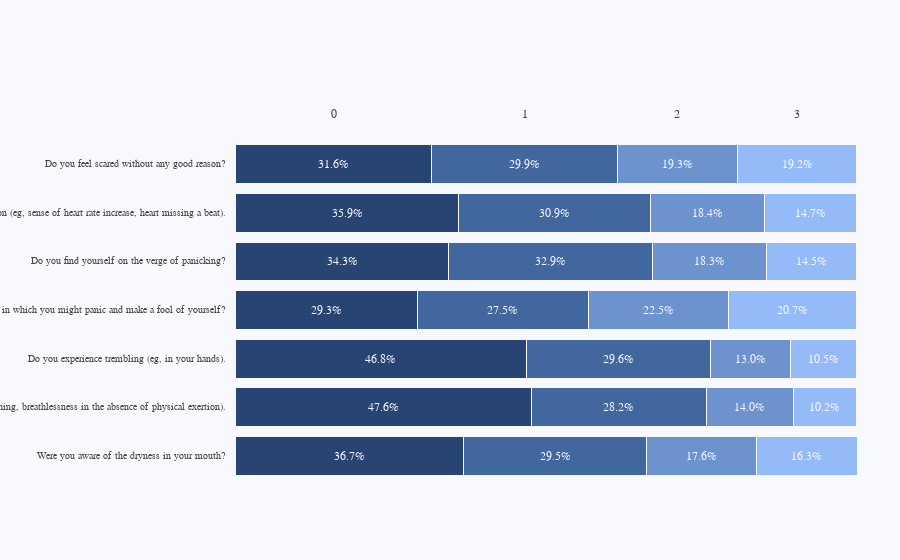

Notebook code for this chart:
### Code cell
# anxiety
y_data=['Were you aware of the dryness in your mouth?',
'Do you experience breathing difficulty (eg, excessively rapid breathing, breathlessness in the absence of physical exertion).',
'Do you experience trembling (eg, in your hands).',
'Are you worried about situations in which you might panic and make a fool of yourself?',
'Do you find yourself on the verge of panicking?',
'How aware are you of the action of your heart in the absence of any physical exertion (eg, sense of heart rate increase, heart missing a beat).',
'Do you feel scared without any good reason?']
x_data=[]
for i in df_anx.columns[:-1]:
    x_data.append(list(df[i].value_counts()/df.shape[0]*100))
np_array = np.array(x_data)
np_round_to_tenths = np.around(np_array, 1)
x_data = list(np_round_to_tenths)
scale_chart(top_labels,x_data,y_data)

### Figure 1 — Plotly figure (JSON) as saved in the notebook; plotly's stock layout.template omitted (floating-point values rounded to 4 significant figures)
{"data": [{"marker": {"color": "#274472", "line": {"color": "rgb(248, 248, 249)", "width": 1}}, "orientation": "h", "type": "bar", "x": [36.7], "y": ["Were you aware of the dryness in your mouth?"]}, {"marker": {"color": "#274472", "line": {"color": "rgb(248, 248, 249)", "width": 1}}, "orientation": "h", "type": "bar", "x": [47.6], "y": ["Do you experience breathing difficulty (eg, excessively rapid breathing, breathlessness in the absence of physical exertion)."]}, {"marker": {"color": "#274472", "line": {"color": "rgb(248, 248, 249)", "width": 1}}, "orientation": "h", "type": "bar", "x": [46.8], "y": ["Do you experience trembling (eg, in your hands)."]}, {"marker": {"color": "#274472", "line": {"color": "rgb(248, 248, 249)", "width": 1}}, "orientation": "h", "type": "bar", "x": [29.3], "y": ["Are you worried about situations in which you might panic and make a fool of yourself?"]}, {"marker": {"color": "#274472", "line": {"color": "rgb(248, 248, 249)", "width": 1}}, "orientation": "h", "type": "bar", "x": [34.3], "y": ["Do you find yourself on the verge of panicking?"]}, {"marker": {"color": "#274472", "line": {"color": "rgb(248, 248, 249)", "width": 1}}, "orientation": "h", "type": "bar", "x": [35.9], "y": ["How aware are you of the action of your heart in the absence of any physical exertion (eg, sense of heart rate increase, heart missing a beat)."]}, {"marker": {"color": "#274472", "line": {"color": "rgb(248, 248, 249)", "width": 1}}, "orientation": "h", "type": "bar", "x": [31.6], "y": ["Do you feel scared without any good reason?"]}, {"marker": {"color": "#42669e", "line": {"color": "rgb(248, 248, 249)", "width": 1}}, "orientation": "h", "type": "bar", "x": [29.5], "y": ["Were you aware of the dryness in your mouth?"]}, {"marker": {"color": "#42669e", "line": {"color": "rgb(248, 248, 249)", "width": 1}}, "orientation": "h", "type": "bar", "x": [28.2], "y": ["Do you experience breathing difficulty (eg, excessively rapid breathing, breathlessness in the absence of physical exertion)."]}, {"marker": {"color": "#42669e", "line": {"color": "rgb(248, 248, 249)", "width": 1}}, "orientation": "h", "type": "bar", "x": [29.6], "y": ["Do you experience trembling (eg, in your hands)."]}, {"marker": {"color": "#42669e", "line": {"color": "rgb(248, 248, 249)", "width": 1}}, "orientation": "h", "type": "bar", "x": [27.5], "y": ["Are you worried about situations in which you might panic and make a fool of yourself?"]}, {"marker": {"color": "#42669e", "line": {"color": "rgb(248, 248, 249)", "width": 1}}, "orientation": "h", "type": "bar", "x": [32.9], "y": ["Do you find yourself on the verge of panicking?"]}, {"marker": {"color": "#42669e", "line": {"color": "rgb(248, 248, 249)", "width": 1}}, "orientation": "h", "type": "bar", "x": [30.9], "y": ["How aware are you of the action of your heart in the absence of any physical exertion (eg, sense of heart rate increase, heart missing a beat)."]}, {"marker": {"color": "#42669e", "line": {"color": "rgb(248, 248, 249)", "width": 1}}, "orientation": "h", "type": "bar", "x": [29.9], "y": ["Do you feel scared without any good reason?"]}, {"marker": {"color": "#6d93cf", "line": {"color": "rgb(248, 248, 249)", "width": 1}}, "orientation": "h", "type": "bar", "x": [17.6], "y": ["Were you aware of the dryness in your mouth?"]}, {"marker": {"color": "#6d93cf", "line": {"color": "rgb(248, 248, 249)", "width": 1}}, "orientation": "h", "type": "bar", "x": [14], "y": ["Do you experience breathing difficulty (eg, excessively rapid breathing, breathlessness in the absence of physical exertion)."]}, {"marker": {"color": "#6d93cf", "line": {"color": "rgb(248, 248, 249)", "width": 1}}, "orientation": "h", "type": "bar", "x": [13], "y": ["Do you experience trembling (eg, in your hands)."]}, {"marker": {"color": "#6d93cf", "line": {"color": "rgb(248, 248, 249)", "width": 1}}, "orientation": "h", "type": "bar", "x": [22.5], "y": ["Are you worried about situations in which you might panic and make a fool of yourself?"]}, {"marker": {"color": "#6d93cf", "line": {"color": "rgb(248, 248, 249)", "width": 1}}, "orientation": "h", "type": "bar", "x": [18.3], "y": ["Do you find yourself on the verge of panicking?"]}, {"marker": {"color": "#6d93cf", "line": {"color": "rgb(248, 248, 249)", "width": 1}}, "orientation": "h", "type": "bar", "x": [18.4], "y": ["How aware are you of the action of your heart in the absence of any physical exertion (eg, sense of heart rate increase, heart missing a beat)."]}, {"marker": {"color": "#6d93cf", "line": {"color": "rgb(248, 248, 249)", "width": 1}}, "orientation": "h", "type": "bar", "x": [19.3], "y": ["Do you feel scared without any good reason?"]}, {"marker": {"color": "#94bbf7", "line": {"color": "rgb(248, 248, 249)", "width": 1}}, "orientation": "h", "type": "bar", "x": [16.3], "y": ["Were you aware of the dryness in your mouth?"]}, {"marker": {"color": "#94bbf7", "line": {"color": "rgb(248, 248, 249)", "width": 1}}, "orientation": "h", "type": "bar", "x": [10.2], "y": ["Do you experience breathing difficulty (eg, excessively rapid breathing, breathlessness in the absence of physical exertion)."]}, {"marker": {"color": "#94bbf7", "line": {"color": "rgb(248, 248, 249)", "width": 1}}, "orientation": "h", "type": "bar", "x": [10.5], "y": ["Do you experience trembling (eg, in your hands)."]}, {"marker": {"color": "#94bbf7", "line": {"color": "rgb(248, 248, 249)", "width": 1}}, "orientation": "h", "type": "bar", "x": [20.7], "y": ["Are you worried about situations in which you might panic and make a fool of yourself?"]}, {"marker": {"color": "#94bbf7", "line": {"color": "rgb(248, 248, 249)", "width": 1}}, "orientation": "h", "type": "bar", "x": [14.5], "y": ["Do you find yourself on the verge of panicking?"]}, {"marker": {"color": "#94bbf7", "line": {"color": "rgb(248, 248, 249)", "width": 1}}, "orientation": "h", "type": "bar", "x": [14.7], "y": ["How aware are you of the action of your heart in the absence of any physical exertion (eg, sense of heart rate increase, heart missing a beat)."]}, {"marker": {"color": "#94bbf7", "line": {"color": "rgb(248, 248, 249)", "width": 1}}, "orientation": "h", "type": "bar", "x": [19.2], "y": ["Do you feel scared without any good reason?"]}], "layout": {"annotations": [{"align": "right", "font": {"color": "rgb(67, 67, 67)", "family": "Arial", "size": 10}, "showarrow": false, "text": "Were you aware of the dryness in your mouth?", "x": 0.14, "xanchor": "right", "xref": "paper", "y": "Were you aware of the dryness in your mouth?", "yref": "y"}, {"font": {"color": "rgb(248, 248, 255)", "family": "Arial", "size": 12}, "showarrow": false, "text": "36.7%", "x": 18.35, "xref": "x", "y": "Were you aware of the dryness in your mouth?", "yref": "y"}, {"font": {"color": "rgb(248, 248, 255)", "family": "Arial", "size": 12}, "showarrow": false, "text": "29.5%", "x": 51.45, "xref": "x", "y": "Were you aware of the dryness in your mouth?", "yref": "y"}, {"font": {"color": "rgb(248, 248, 255)", "family": "Arial", "size": 12}, "showarrow": false, "text": "17.6%", "x": 75, "xref": "x", "y": "Were you aware of the dryness in your mouth?", "yref": "y"}, {"font": {"color": "rgb(248, 248, 255)", "family": "Arial", "size": 12}, "showarrow": false, "text": "16.3%", "x": 91.95, "xref": "x", "y": "Were you aware of the dryness in your mouth?", "yref": "y"}, {"align": "right", "font": {"color": "rgb(67, 67, 67)", "family": "Arial", "size": 10}, "showarrow": false, "text": "Do you experience breathing difficulty (eg, excessively rapid breathing, breathlessness in the absence of physical exertion).", "x": 0.14, "xanchor": "right", "xref": "paper", "y": "Do you experience breathing difficulty (eg, excessively rapid breathing, breathlessness in the absence of physical exertion).", "yref": "y"}, {"font": {"color": "rgb(248, 248, 255)", "family": "Arial", "size": 12}, "showarrow": false, "text": "47.6%", "x": 23.8, "xref": "x", "y": "Do you experience breathing difficulty (eg, excessively rapid breathing, breathlessness in the absence of physical exertion).", "yref": "y"}, {"font": {"color": "rgb(248, 248, 255)", "family": "Arial", "size": 12}, "showarrow": false, "text": "28.2%", "x": 61.7, "xref": "x", "y": "Do you experience breathing difficulty (eg, excessively rapid breathing, breathlessness in the absence of physical exertion).", "yref": "y"}, {"font": {"color": "rgb(248, 248, 255)", "family": "Arial", "size": 12}, "showarrow": false, "text": "14.0%", "x": 82.8, "xref": "x", "y": "Do you experience breathing difficulty (eg, excessively rapid breathing, breathlessness in the absence of physical exertion).", "yref": "y"}, {"font": {"color": "rgb(248, 248, 255)", "family": "Arial", "size": 12}, "showarrow": false, "text": "10.2%", "x": 94.9, "xref": "x", "y": "Do you experience breathing difficulty (eg, excessively rapid breathing, breathlessness in the absence of physical exertion).", "yref": "y"}, {"align": "right", "font": {"color": "rgb(67, 67, 67)", "family": "Arial", "size": 10}, "showarrow": false, "text": "Do you experience trembling (eg, in your hands).", "x": 0.14, "xanchor": "right", "xref": "paper", "y": "Do you experience trembling (eg, in your hands).", "yref": "y"}, {"font": {"color": "rgb(248, 248, 255)", "family": "Arial", "size": 12}, "showarrow": false, "text": "46.8%", "x": 23.4, "xref": "x", "y": "Do you experience trembling (eg, in your hands).", "yref": "y"}, {"font": {"color": "rgb(248, 248, 255)", "family": "Arial", "size": 12}, "showarrow": false, "text": "29.6%", "x": 61.6, "xref": "x", "y": "Do you experience trembling (eg, in your hands).", "yref": "y"}, {"font": {"color": "rgb(248, 248, 255)", "family": "Arial", "size": 12}, "showarrow": false, "text": "13.0%", "x": 82.9, "xref": "x", "y": "Do you experience trembling (eg, in your hands).", "yref": "y"}, {"font": {"color": "rgb(248, 248, 255)", "family": "Arial", "size": 12}, "showarrow": false, "text": "10.5%", "x": 94.65, "xref": "x", "y": "Do you experience trembling (eg, in your hands).", "yref": "y"}, {"align": "right", "font": {"color": "rgb(67, 67, 67)", "family": "Arial", "size": 10}, "showarrow": false, "text": "Are you worried about situations in which you might panic and make a fool of yourself?", "x": 0.14, "xanchor": "right", "xref": "paper", "y": "Are you worried about situations in which you might panic and make a fool of yourself?", "yref": "y"}, {"font": {"color": "rgb(248, 248, 255)", "family": "Arial", "size": 12}, "showarrow": false, "text": "29.3%", "x": 14.65, "xref": "x", "y": "Are you worried about situations in which you might panic and make a fool of yourself?", "yref": "y"}, {"font": {"color": "rgb(248, 248, 255)", "family": "Arial", "size": 12}, "showarrow": false, "text": "27.5%", "x": 43.05, "xref": "x", "y": "Are you worried about situations in which you might panic and make a fool of yourself?", "yref": "y"}, {"font": {"color": "rgb(248, 248, 255)", "family": "Arial", "size": 12}, "showarrow": false, "text": "22.5%", "x": 68.05, "xref": "x", "y": "Are you worried about situations in which you might panic and make a fool of yourself?", "yref": "y"}, {"font": {"color": "rgb(248, 248, 255)", "family": "Arial", "size": 12}, "showarrow": false, "text": "20.7%", "x": 89.65, "xref": "x", "y": "Are you worried about situations in which you might panic and make a fool of yourself?", "yref": "y"}, {"align": "right", "font": {"color": "rgb(67, 67, 67)", "family": "Arial", "size": 10}, "showarrow": false, "text": "Do you find yourself on the verge of panicking?", "x": 0.14, "xanchor": "right", "xref": "paper", "y": "Do you find yourself on the verge of panicking?", "yref": "y"}, {"font": {"color": "rgb(248, 248, 255)", "family": "Arial", "size": 12}, "showarrow": false, "text": "34.3%", "x": 17.15, "xref": "x", "y": "Do you find yourself on the verge of panicking?", "yref": "y"}, {"font": {"color": "rgb(248, 248, 255)", "family": "Arial", "size": 12}, "showarrow": false, "text": "32.9%", "x": 50.75, "xref": "x", "y": "Do you find yourself on the verge of panicking?", "yref": "y"}, {"font": {"color": "rgb(248, 248, 255)", "family": "Arial", "size": 12}, "showarrow": false, "text": "18.3%", "x": 76.35, "xref": "x", "y": "Do you find yourself on the verge of panicking?", "yref": "y"}, {"font": {"color": "rgb(248, 248, 255)", "family": "Arial", "size": 12}, "showarrow": false, "text": "14.5%", "x": 92.75, "xref": "x", "y": "Do you find yourself on the verge of panicking?", "yref": "y"}, {"align": "right", "font": {"color": "rgb(67, 67, 67)", "family": "Arial", "size": 10}, "showarrow": false, "text": "How aware are you of the action of your heart in the absence of any physical exertion (eg, sense of heart rate increase, heart missing a beat).", "x": 0.14, "xanchor": "right", "xref": "paper", "y": "How aware are you of the action of your heart in the absence of any physical exertion (eg, sense of heart rate increase, heart missing a beat).", "yref": "y"}, {"font": {"color": "rgb(248, 248, 255)", "family": "Arial", "size": 12}, "showarrow": false, "text": "35.9%", "x": 17.95, "xref": "x", "y": "How aware are you of the action of your heart in the absence of any physical exertion (eg, sense of heart rate increase, heart missing a beat).", "yref": "y"}, {"font": {"color": "rgb(248, 248, 255)", "family": "Arial", "size": 12}, "showarrow": false, "text": "30.9%", "x": 51.35, "xref": "x", "y": "How aware are you of the action of your heart in the absence of any physical exertion (eg, sense of heart rate increase, heart missing a beat).", "yref": "y"}, {"font": {"color": "rgb(248, 248, 255)", "family": "Arial", "size": 12}, "showarrow": false, "text": "18.4%", "x": 76, "xref": "x", "y": "How aware are you of the action of your heart in the absence of any physical exertion (eg, sense of heart rate increase, heart missing a beat).", "yref": "y"}, {"font": {"color": "rgb(248, 248, 255)", "family": "Arial", "size": 12}, "showarrow": false, "text": "14.7%", "x": 92.55, "xref": "x", "y": "How aware are you of the action of your heart in the absence of any physical exertion (eg, sense of heart rate increase, heart missing a beat).", "yref": "y"}, {"align": "right", "font": {"color": "rgb(67, 67, 67)", "family": "Arial", "size": 10}, "showarrow": false, "text": "Do you feel scared without any good reason?", "x": 0.14, "xanchor": "right", "xref": "paper", "y": "Do you feel scared without any good reason?", "yref": "y"}, {"font": {"color": "rgb(248, 248, 255)", "family": "Arial", "size": 12}, "showarrow": false, "text": "31.6%", "x": 15.8, "xref": "x", "y": "Do you feel scared without any good reason?", "yref": "y"}, {"font": {"color": "rgb(67, 67, 67)", "family": "Arial", "size": 12}, "showarrow": false, "text": "0", "x": 15.8, "xref": "x", "y": 1.1, "yref": "paper"}, {"font": {"color": "rgb(248, 248, 255)", "family": "Arial", "size": 12}, "showarrow": false, "text": "29.9%", "x": 46.55, "xref": "x", "y": "Do you feel scared without any good reason?", "yref": "y"}, {"font": {"color": "rgb(67, 67, 67)", "family": "Arial", "size": 12}, "showarrow": false, "text": "1", "x": 46.55, "xref": "x", "y": 1.1, "yref": "paper"}, {"font": {"color": "rgb(248, 248, 255)", "family": "Arial", "size": 12}, "showarrow": false, "text": "19.3%", "x": 71.15, "xref": "x", "y": "Do you feel scared without any good reason?", "yref": "y"}, {"font": {"color": "rgb(67, 67, 67)", "family": "Arial", "size": 12}, "showarrow": false, "text": "2", "x": 71.15, "xref": "x", "y": 1.1, "yref": "paper"}, {"font": {"color": "rgb(248, 248, 255)", "family": "Arial", "size": 12}, "showarrow": false, "text": "19.2%", "x": 90.4, "xref": "x", "y": "Do you feel scared without any good reason?", "yref": "y"}, {"font": {"color": "rgb(67, 67, 67)", "family": "Arial", "size": 12}, "showarrow": false, "text": "3", "x": 90.4, "xref": "x", "y": 1.1, "yref": "paper"}], "barmode": "stack", "margin": {"b": 80, "l": 120, "r": 10, "t": 140}, "paper_bgcolor": "rgb(248, 248, 255)", "plot_bgcolor": "rgb(248, 248, 255)", "showlegend": false, "xaxis": {"domain": [0.15, 1], "showgrid": false, "showline": false, "showticklabels": false, "zeroline": false}, "yaxis": {"showgrid": false, "showline": false, "showticklabels": false, "zeroline": false}}}
